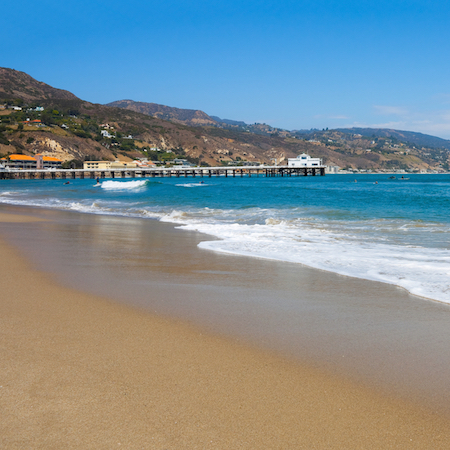
#> input picture Images/beach.jpg, 450 x 450 px
$ python images_problems.py
#> lines starting #> are read from the running program, lines starting #| are printed output that depends on the picture; after the words box and inside, x2 and y2 are one past the last pixel; in counts of white or black regions, pixels touching at a corner belong together
### colour_helper.py
# Colour helper
# Author: Donald
# 13 December 2023

# Need help with colour?
# This shall help you!

BLACK_PIXEL = (0, 0, 0)
DARK_GRAY_PIXEL = (127, 127, 127)
LIGHT_GRAY_PIXEL = (128, 128, 128)
WHITE_PIXEL = (255, 255, 255)

RED_PIXEL = (160, 0, 0)
GREEN_PIXEL = (0, 160, 0)
BLUE_PIXEL = (0, 0, 160)
YELLOW_PIXEL = ()


# [26 lines left out: function pixel_to_string, not called in this run]

def is_light(pixel: tuple) -> bool:
    """Determines if a pixel is light or not.
    Takes the pixel values and averages it.

    Params:
        pixel- 3-tuple of (red, green, blue)

    Return:
        True if average RGB value is greater than or equal to 128,
        False if less than 128.
    """
    r, g, b = pixel

    average_value = (r + g + b) / 3

    if average_value >= 128:
        return True
    else:
        return False


# [11 lines left out: function pixel_to_grayscale, not called in this run]

### images_problems.py
# Functions solve Images Problems
# Author: Donald
# 20 December 2023

from PIL import Image

import colour_helper

def binarized(filename: str) -> None:
#> called with filename = './Images/beach.jpg'
    with Image.open(filename) as im:
    # go through every pixel
#> im is the input picture: PIL image 450x450 RGB; mean R, G, B 124.7, 142.9, 149.9
        for y in range(im.height):
            for x in range(im.width):
                pixel = im.getpixel((x, y))

                # check if light
                if colour_helper.is_light(pixel):
                # replace
                    im.putpixel((x,y), colour_helper.WHITE_PIXEL)
                else:
                    im.putpixel((x, y), colour_helper.BLACK_PIXEL)
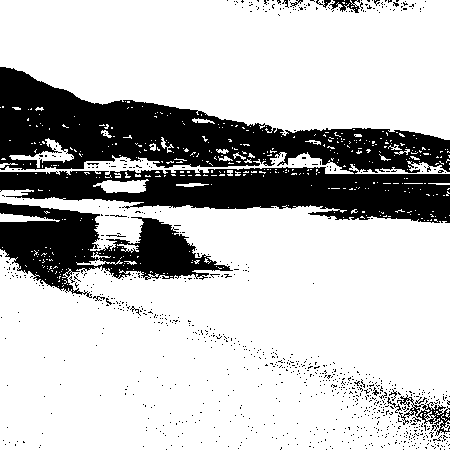
#> im: PIL image 450x450 RGB; 75.6% white; 902 black regions (887 under 20 px), largest, box (x1, y1, x2, y2) and area: (0, 67, 450, 223) 36597, (0, 203, 233, 298) 9792, (397, 394, 450, 436) 593

    # save
    im.save("./Images/binarized.jpg")

binarized("./Images/beach.jpg")
